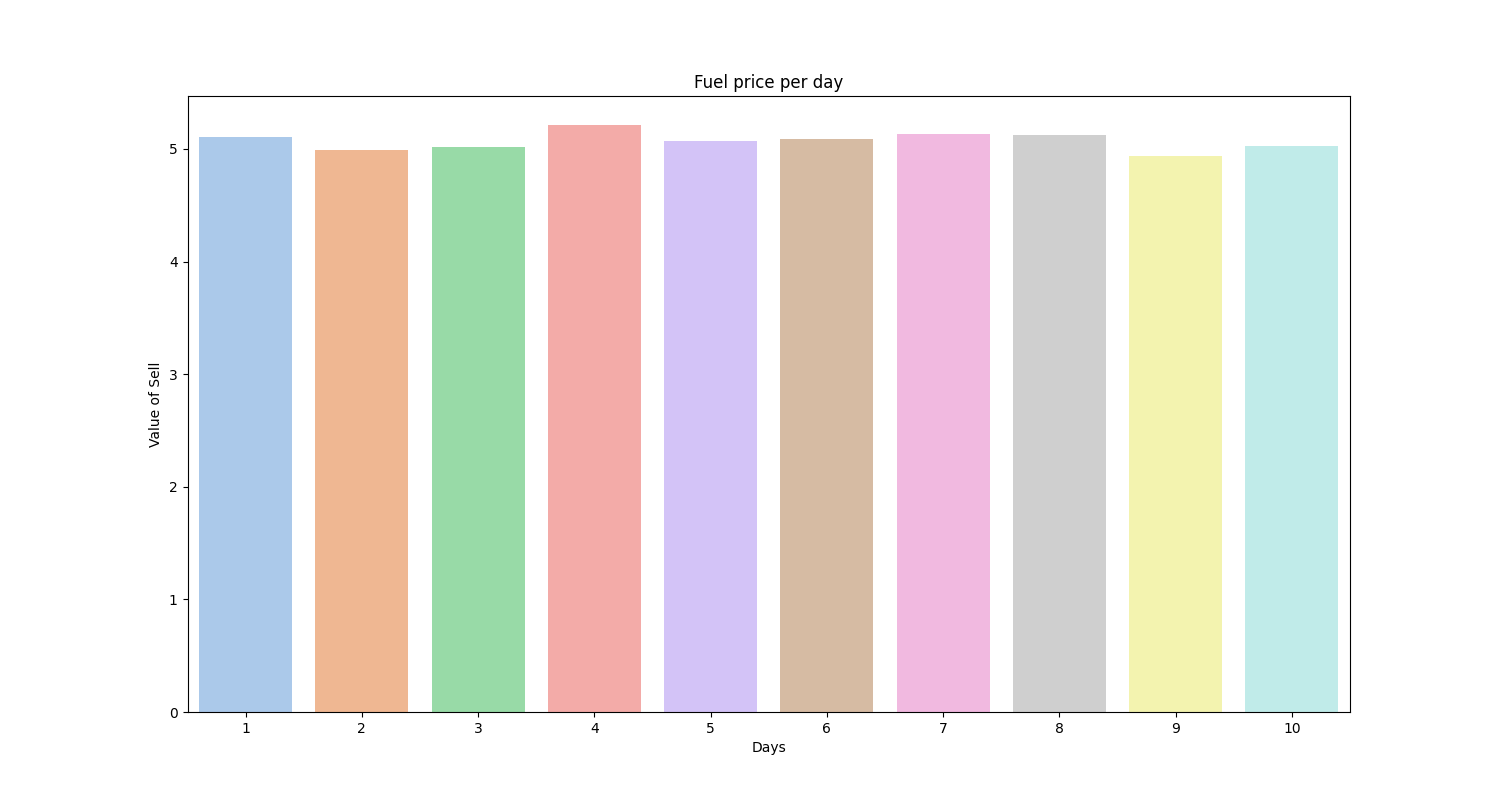

The Python source for this figure:
import pandas as pd
import seaborn as sns
import matplotlib.pyplot as plt

df_gasolina = pd.read_csv("gasolina.csv")
df_gasolina.head()

sns.set_palette(sns.color_palette("pastel"))
plt.figure(figsize = (15,8))
grafico = sns.barplot(x = "dia", y = "venda", data=df_gasolina)
grafico.set(title= "Fuel price per day", xlabel="Days", ylabel="Value of Sell")

grafico.figure.savefig("./graficoFuel.png")